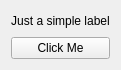
<ui version="4.0" >
 <class>main_window</class>
 <widget class="QWidget" name="main_window" >
  <property name="geometry" >
   <rect>
    <x>0</x>
    <y>0</y>
    <width>120</width>
    <height>70</height>
   </rect>
  </property>
  <property name="windowTitle" >
   <string>Hello, World!</string>
  </property>
  <layout class="QVBoxLayout" name="verticalLayout" >
   <item>
    <widget class="QLabel" name="message_label" >
     <property name="text" >
      <string>Just a simple label</string>
     </property>
     <property name="alignment" >
      <set>Qt::AlignCenter</set>
     </property>
    </widget>
   </item>
   <item>
    <widget class="QPushButton" name="hello_button" >
     <property name="text" >
      <string>Click Me</string>
     </property>
    </widget>
   </item>
  </layout>
 </widget>
 <resources/>
 <connections/>
</ui>
